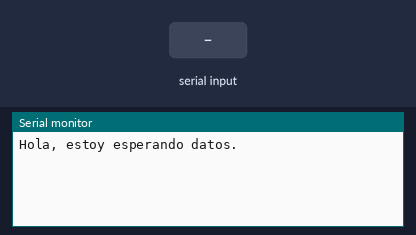
The sketch below on a simulated Arduino Mega 2560, built with avr-gcc and run on an emulated ATmega2560. On the bench: the last lines printed to the serial monitor. Inputs (shaded band) come from the test bench.

Above: at 1.2 s.
1.3 s: "1" received over the second serial link
At 2.8 s:
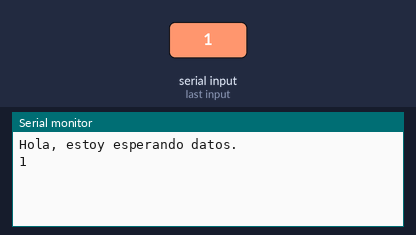
3.8 s: "0" received over the second serial link
At 5.2 s:
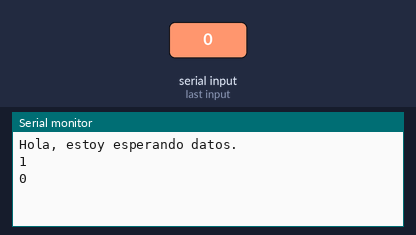
5.3 s: "2" received over the second serial link
At 7.0 s:
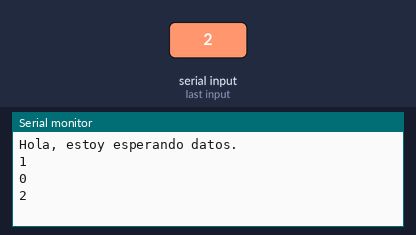

Measured:
- after the input at 1.3 s, the serial monitor: prints a new line after 1.0 s (image 1)
- after the input at 3.8 s, the serial monitor: prints a new line after 1.0 s (image 2)
- after the input at 5.3 s, the serial monitor: prints a new line after 1.0 s (image 3)

The sketch:

Bluetoothserver.ino
```cpp
String textoR;


void setup()
{
 Serial3.begin(9600);

 Serial.begin(9600);
 Serial.println("Hola, estoy esperando datos.");
}

void loop(){
   if(Serial3.available()>0)
   {
     textoR= Serial3.readString();
     Serial.println(textoR);
   }
}
```
